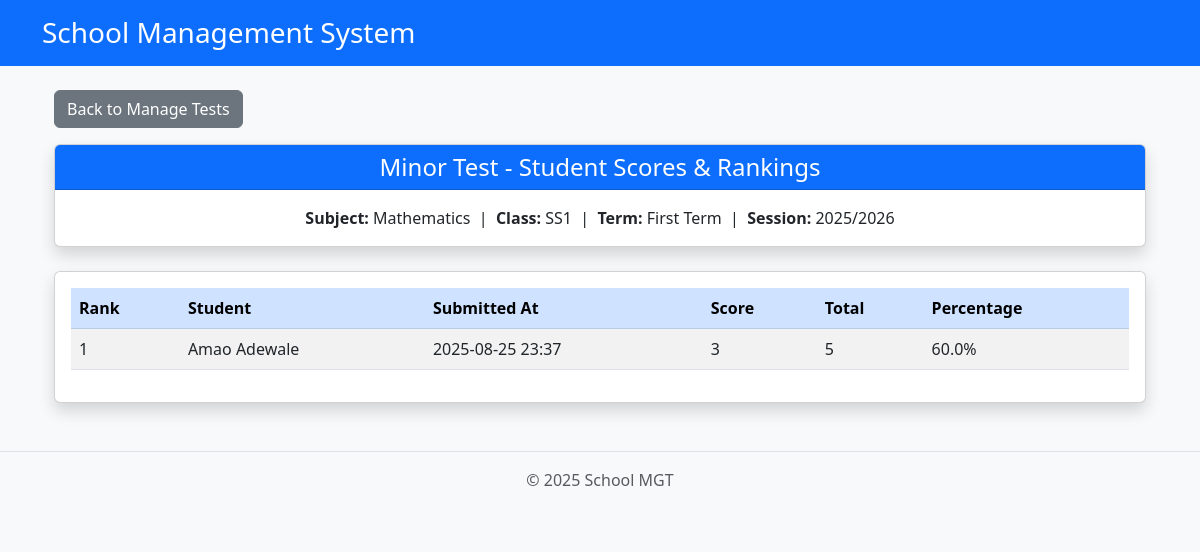
The app's page /teacher/cbt/results/4/ (signed in) with its own data.
### core/models.py (models this page shows, shortened)
class CBTTest(models.Model):
    teacher = models.ForeignKey(TeacherProfile, on_delete=models.CASCADE)
    title = models.CharField(max_length=200)
    subject = models.ForeignKey(Subject, on_delete=models.CASCADE)
    classroom = models.ForeignKey(ClassRoom, on_delete=models.CASCADE)
    term = models.CharField(max_length=20)
    session = models.CharField(max_length=20)
    duration_minutes = models.PositiveIntegerField()
    total_questions = models.PositiveIntegerField()
    start_time = models.DateTimeField()
    end_time = models.DateTimeField()
    created_at = models.DateTimeField(auto_now_add=True)
    is_active = models.BooleanField(default=False)

class Subject(models.Model):
    name = models.CharField(max_length=100)

class ClassRoom(models.Model):
    name = models.CharField(max_length=50, unique=True)

class CBTSubmission(models.Model):
    student = models.ForeignKey(StudentProfile, on_delete=models.CASCADE)  # ✅ Changed to StudentProfile
    test = models.ForeignKey(CBTTest, on_delete=models.CASCADE)
    submitted_at = models.DateTimeField(auto_now_add=True)

### core/views.py (the view)
# urls.py: path('teacher/cbt/results/<int:test_id>/', views.teacher_cbt_results, name='teacher_cbt_results'),
@login_required
def teacher_cbt_results(request, test_id):
    test = get_object_or_404(CBTTest, id=test_id, teacher__user=request.user)
    submissions = CBTSubmission.objects.filter(test=test).select_related('student__user')
    result_data = []
    for sub in submissions:
        answers = CBTAnswer.objects.filter(submission=sub)
        total = answers.count()
        correct = sum(1 for ans in answers if ans.selected_option == ans.question.correct_option)
        percentage = (correct / total) * 100 if total > 0 else 0
        result_data.append({
            'student': sub.student.user.get_full_name() or sub.student.user.username,  # ✅ fixed
            'submitted_at': sub.submitted_at,
            'score': correct,
            'total': total,
            'percentage': round(percentage, 2),
        })
    result_data.sort(key=lambda x: x['score'], reverse=True)
    rank = 1
    previous_score = None
    for i, result in enumerate(result_data):
        if previous_score is None or result['score'] < previous_score:
            rank = i + 1
        result['rank'] = rank
        previous_score = result['score']
    return render(request, 'teacher/cbt_results_by_test.html', {
        'test': test,
        'results': result_data,
    })

### core/templates/teacher/cbt_results_by_test.html (shortened to what this page needs)
{% extends "base.html" %}
{% block content %}
<div class="container mt-4">
    <div class="mb-3">
        <a href="{% url 'manage_cbt_tests' %}" class="btn btn-secondary">
             Back to Manage Tests
        </a>
    </div>
    <div class="card shadow mb-4">
        <div class="card-header bg-primary text-white text-center">
            <h4 class="mb-0">{{ test.title }} - Student Scores & Rankings</h4>
        </div>
        <div class="card-body text-center">
            <p class="mb-0">
                <strong>Subject:</strong> {{ test.subject.name }} &nbsp;|&nbsp;
                <strong>Class:</strong> {{ test.classroom.name }} &nbsp;|&nbsp;
                <strong>Term:</strong> {{ test.term }} &nbsp;|&nbsp;
                <strong>Session:</strong> {{ test.session }}
            </p>
        </div>
    </div>
    {% if results %}
        <div class="card shadow">
            <div class="card-body">
                <div class="table-responsive">
                    <table class="table table-striped table-hover align-middle">
                        <thead class="table-primary">
                            <tr>
                                <th scope="col">Rank</th>
                                <th scope="col">Student</th>
                                <th scope="col">Submitted At</th>
                                <th scope="col">Score</th>
                                <th scope="col">Total</th>
                                <th scope="col">Percentage</th>
                            </tr>
                        </thead>
                        <tbody>
                            {% for r in results %}
                                <tr>
                                    <td>{{ r.rank }}</td>
                                    <td>{{ r.student }}</td>
                                    <td>{{ r.submitted_at|date:"Y-m-d H:i" }}</td>
                                    <td>{{ r.score }}</td>
                                    <td>{{ r.total }}</td>
                                    <td>{{ r.percentage }}%</td>
                                </tr>
                            {% endfor %}
                        </tbody>
                    </table>
                </div>
            </div>
        </div>
    {% else %}
        <div class="alert alert-info text-center">
            No submissions for this test yet.
        </div>
    {% endif %}
</div>
{% endblock %}

### core/templates/base.html (style rules this page uses)
body { background-color: #f8f9fa; }
.table-responsive { overflow-x: auto; }

### records on screen
CBTTest: title "Minor Test", subject.name "Mathematics", classroom.name "SS1", term "First Term", session "2025/2026"
CBTSubmission: submitted_at "2025-08-25 23:37"

### other values on screen
{{ r.rank }} "1"
{{ r.student }} "Amao Adewale"
{{ r.score }} "3"
{{ r.total }} "5"
{{ r.percentage }} "60.0"
